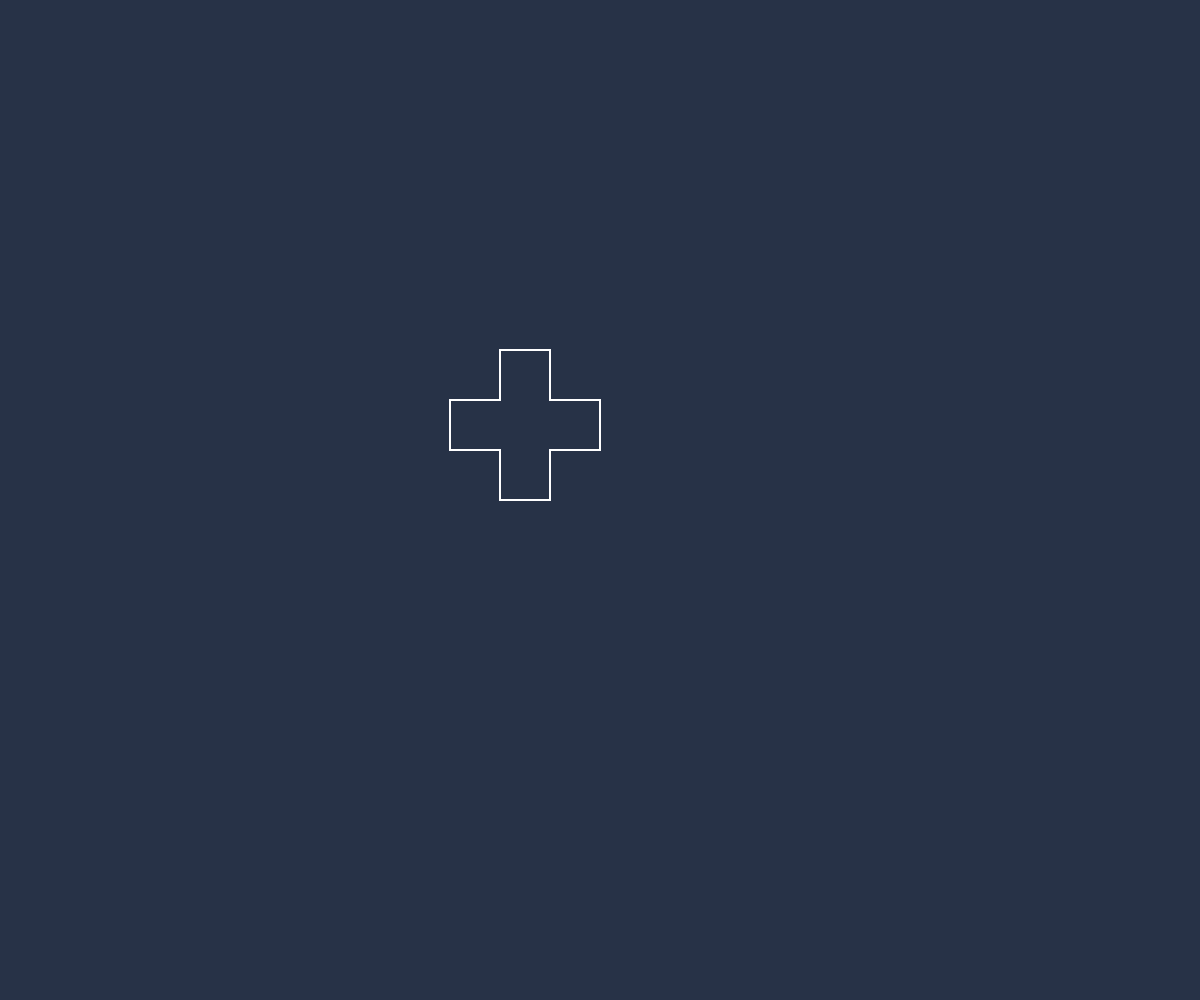
Frame 1 (no input)
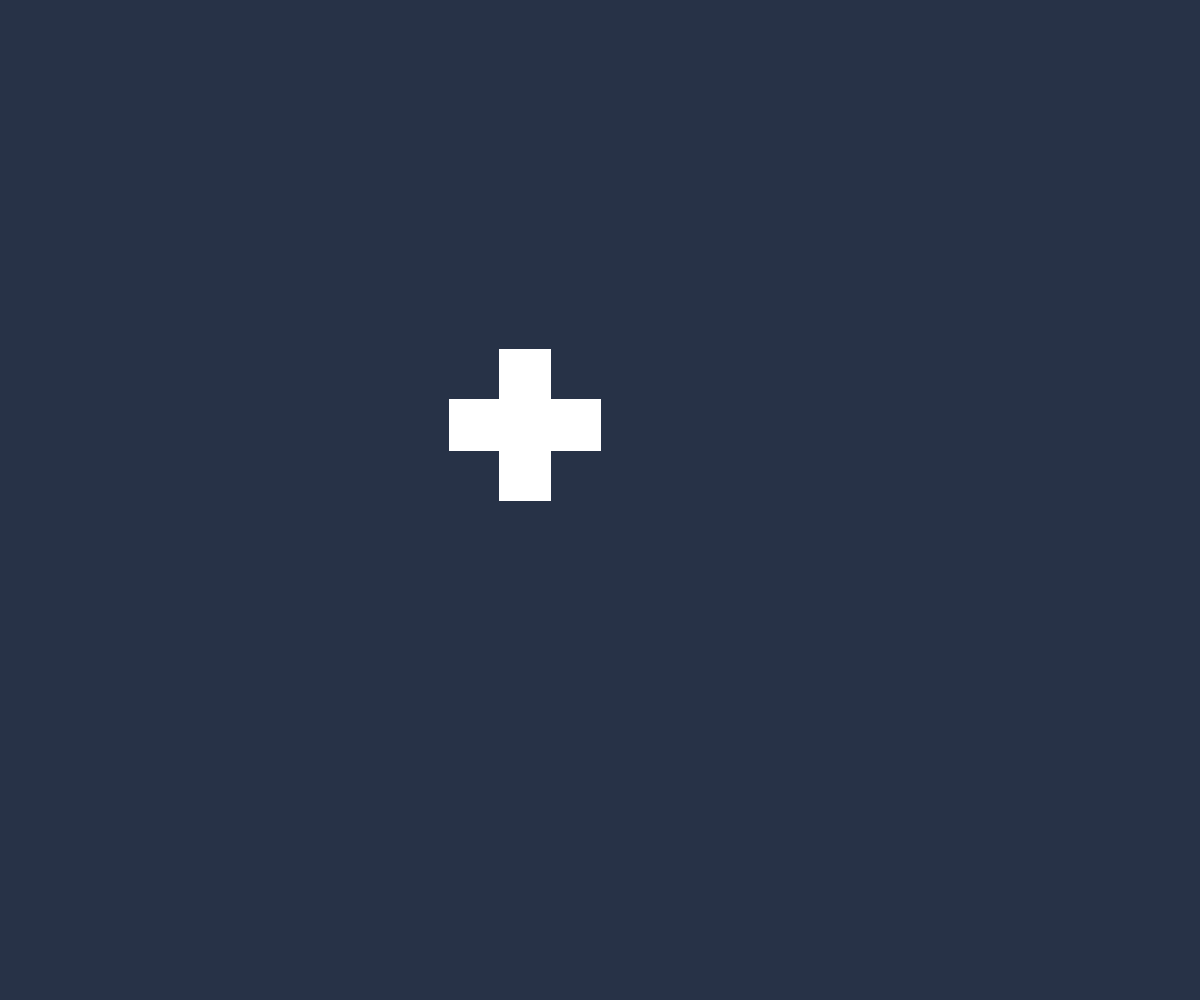
Frame 60 (no input)
Frame 120 (the mouse pressed at the canvas centre since frame 60): identical to frame 60, image omitted

The p5.js sketch that drew these frames (run headless with seeded random() and noise() and a simulated clock; from frame 60 on, the mouse is pressed at the canvas centre):

// p5.js sketch
// ── sketch.js
function setup() {
  createCanvas(windowWidth, windowHeight);
  noFill();
  stroke(255);
  strokeWeight(2);
}

function draw() {
  background(39, 50, 71);

  beginShape();
  vertex(500, 350);
  vertex(500, 400);
  vertex(450, 400);
  vertex(450, 450);
  vertex(500, 450);
  vertex(500, 500);
  vertex(550, 500);
  vertex(550, 450);
  vertex(600, 450);
  vertex(600, 400);
  vertex(550, 400);
  vertex(550, 350);
  endShape(CLOSE);
  fill(255);
}
